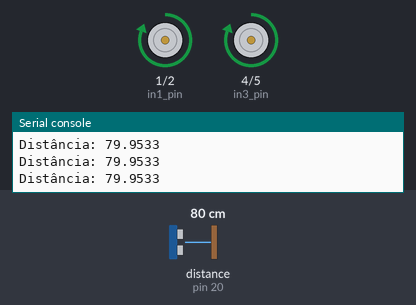
This program was run on a simulated MicroPython board. On the bench: motor-driver pin pairs drawn as motors (green arrow = first pin HIGH = forward, orange = second pin HIGH = backward, longer = more drive, scaled by the enable pin), the last lines printed to the serial console. The test bench sets the inputs (shaded band); at power-on: distance to the obstacle (sensor on pin 20) 80 cm. The echo pulse lasts 58.3 µs per cm; random numbers come from a fixed seed.

Above: at 1.2 s.
1.3 s: distance to the obstacle (sensor on pin 20) set to 34 cm
2.8 s: distance to the obstacle (sensor on pin 20) set to 27 cm
At 3.2 s:
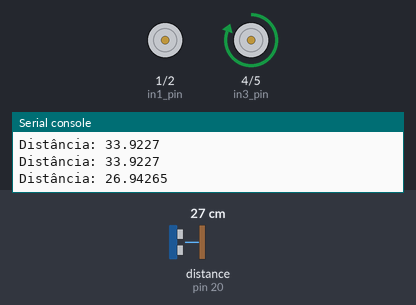
At 5.7 s:
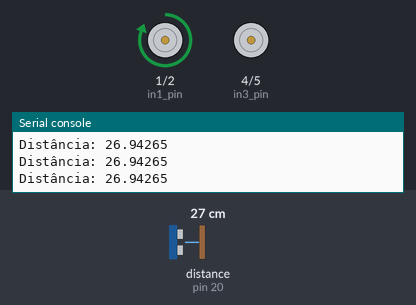
5.8 s: distance to the obstacle (sensor on pin 20) set to 18 cm
8.0 s: distance to the obstacle (sensor on pin 20) set to 14 cm
At 8.7 s:
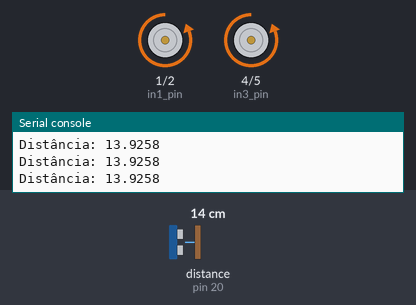
9.7 s: distance to the obstacle (sensor on pin 20) set to 19 cm
At 10.8 s:
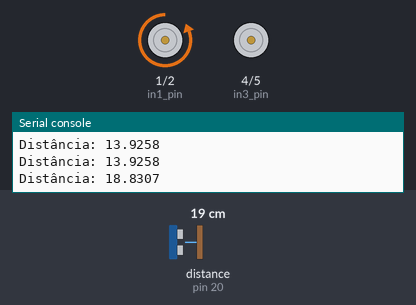
12.5 s: distance to the obstacle (sensor on pin 20) set to 2 cm
Timing chart, 0 to 15.5 s (numbered marks = the images above; inputs shaded):
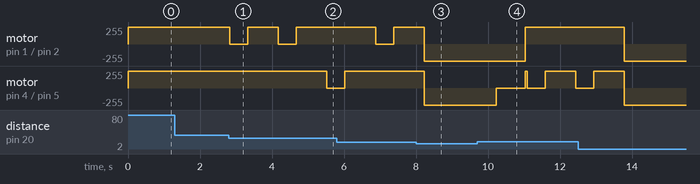

The program:

main.py
```python
import machine
import utime
import random

in1_pin = machine.Pin(1, machine.Pin.OUT)
in2_pin = machine.Pin(2, machine.Pin.OUT)

in3_pin = machine.Pin(4, machine.Pin.OUT)
in4_pin = machine.Pin(5, machine.Pin.OUT)

ena_pin = machine.Pin(3, machine.Pin.OUT)
enb_pin = machine.Pin(6, machine.Pin.OUT)

trig_pin = machine.Pin(19, machine.Pin.OUT)
echo_pin = machine.Pin(20, machine.Pin.IN)

enb_pin.value(1)
ena_pin.value(1)

def girar_motores_frente():
    in1_pin.value(1)
    in2_pin.value(0)
    in3_pin.value(1)
    in4_pin.value(0)

def girar_motores_tras():
    in1_pin.value(0)
    in2_pin.value(1)
    in3_pin.value(0)
    in4_pin.value(1)

def medir_distancia():
    trig_pin.value(0)
    utime.sleep_us(2)
    trig_pin.value(1)
    utime.sleep_us(10)
    trig_pin.value(0)

    while echo_pin.value() == 0:
        pass
    pulse_start = utime.ticks_us()

    while echo_pin.value() == 1:
        pass
    pulse_end = utime.ticks_us()

    pulse_duration = utime.ticks_diff(pulse_end, pulse_start)
    distancia = (pulse_duration * 0.0343) / 2
    return distancia

def parar_motor_aleatoriamente():
    if random.choice([True, False]):
        in1_pin.value(0)
        utime.sleep(0.5)
        in1_pin.value(1)
    else:
        in3_pin.value(0)
        utime.sleep(0.5)
        in3_pin.value(1)

    enb_pin.value(1)
    utime.sleep(0.8)
    enb_pin.value(1)
    girar_motores_frente()

def controle_robo():
    girar_motores_frente()

    while True:
        distancia = medir_distancia()
        print("Distância:", distancia)
        if distancia <= 16:
            girar_motores_tras()
        elif distancia <= 30:
            parar_motor_aleatoriamente()
        else:
            girar_motores_frente()

        utime.sleep(0.05)

controle_robo()
```

Measured:
- the behaviour switches between 31 and 30 cm on distance to the obstacle (sensor on pin 20) (found by bisection; images 0 and 1)
- the behaviour switches between 16 and 15 cm on distance to the obstacle (sensor on pin 20) (found by bisection; images 2 and 3)
- after the input at 2.8 s, motor on pin 1 (in1_pin) / pin 2 (in2_pin): alternates forward 255/255 for 0.85 s and stopped for 0.50 s, starting at once; motor on pin 4 (in3_pin) / pin 5 (in4_pin): forward 255/255 → stopped after 2.7 s
- after the input at 8.0 s, motor on pin 1 (in1_pin) / pin 2 (in2_pin): forward 255/255 → backward 255/255 after 0.23 s
- after the input at 9.7 s, motor on pin 1 (in1_pin) / pin 2 (in2_pin): backward 255/255 → forward 255/255 after 1.3 s; motor on pin 4 (in3_pin) / pin 5 (in4_pin): backward 255/255 → stopped after 0.53 s, → forward 255/255 1.4 s later, → stopped 0.85 s later
